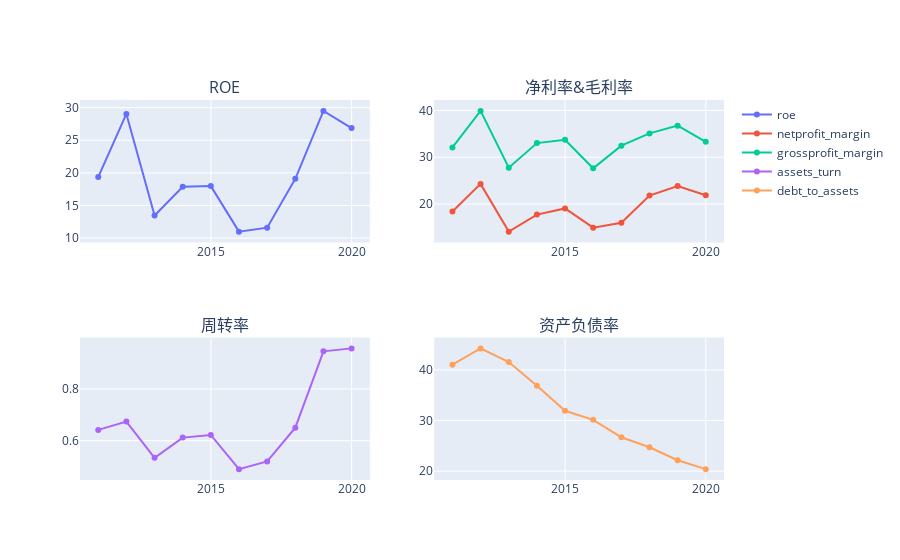

The notebook cell saved with this chart:
### Code cell
fig = make_subplots(2,2,
                   subplot_titles=['ROE','净利率&毛利率','周转率','资产负债率'])
fig.append_trace(go.Scatter(x=data_df.index, y=data_df.roe,name='roe'),1,1)

fig.append_trace(go.Scatter(x=data_df.index, y=data_df.netprofit_margin,name='netprofit_margin'),1,2)
fig.append_trace(go.Scatter(x=data_df.index, y=data_df.grossprofit_margin,name='grossprofit_margin', yaxis='y2'),1,2)

fig.append_trace(go.Scatter(x=data_df.index, y=data_df.assets_turn,name='assets_turn'),2,1)

fig.append_trace(go.Scatter(x=data_df.index, y=data_df.debt_to_assets,name='debt_to_assets'),2,2)
fig.show()

### Figure 1 — Plotly figure (JSON) as saved in the notebook; plotly's stock layout.template omitted (floating-point values rounded to 4 significant figures)
{"data": [{"name": "roe", "type": "scatter", "x": ["2010-12-31", "2011-12-31", "2012-12-31", "2013-12-31", "2014-12-31", "2015-12-31", "2016-12-31", "2017-12-31", "2018-12-31", "2019-12-31"], "xaxis": "x", "y": [19.36, 29.03, 13.46, 17.86, 17.97, 11.0, 11.6, 19.1, 29.51, 26.87], "yaxis": "y"}, {"name": "netprofit_margin", "type": "scatter", "x": ["2010-12-31", "2011-12-31", "2012-12-31", "2013-12-31", "2014-12-31", "2015-12-31", "2016-12-31", "2017-12-31", "2018-12-31", "2019-12-31"], "xaxis": "x2", "y": [18.41, 24.3, 14.12, 17.75, 19.07, 14.96, 16.0, 21.81, 23.86, 21.88], "yaxis": "y2"}, {"name": "grossprofit_margin", "type": "scatter", "x": ["2010-12-31", "2011-12-31", "2012-12-31", "2013-12-31", "2014-12-31", "2015-12-31", "2016-12-31", "2017-12-31", "2018-12-31", "2019-12-31"], "xaxis": "x2", "y": [32.08, 39.89, 27.76, 33.01, 33.73, 27.64, 32.47, 35.09, 36.74, 33.29], "yaxis": "y2"}, {"name": "assets_turn", "type": "scatter", "x": ["2010-12-31", "2011-12-31", "2012-12-31", "2013-12-31", "2014-12-31", "2015-12-31", "2016-12-31", "2017-12-31", "2018-12-31", "2019-12-31"], "xaxis": "x3", "y": [0.6417, 0.6738, 0.5336, 0.6119, 0.6221, 0.4901, 0.5196, 0.6502, 0.9452, 0.9566], "yaxis": "y3"}, {"name": "debt_to_assets", "type": "scatter", "x": ["2010-12-31", "2011-12-31", "2012-12-31", "2013-12-31", "2014-12-31", "2015-12-31", "2016-12-31", "2017-12-31", "2018-12-31", "2019-12-31"], "xaxis": "x4", "y": [41.02, 44.24, 41.53, 36.88, 31.92, 30.13, 26.68, 24.71, 22.15, 20.39], "yaxis": "y4"}], "layout": {"annotations": [{"font": {"size": 16}, "showarrow": false, "text": "ROE", "x": 0.225, "xanchor": "center", "xref": "paper", "y": 1, "yanchor": "bottom", "yref": "paper"}, {"font": {"size": 16}, "showarrow": false, "text": "净利率&毛利率", "x": 0.775, "xanchor": "center", "xref": "paper", "y": 1, "yanchor": "bottom", "yref": "paper"}, {"font": {"size": 16}, "showarrow": false, "text": "周转率", "x": 0.225, "xanchor": "center", "xref": "paper", "y": 0.375, "yanchor": "bottom", "yref": "paper"}, {"font": {"size": 16}, "showarrow": false, "text": "资产负债率", "x": 0.775, "xanchor": "center", "xref": "paper", "y": 0.375, "yanchor": "bottom", "yref": "paper"}], "xaxis": {"anchor": "y", "domain": [0, 0.45]}, "xaxis2": {"anchor": "y2", "domain": [0.55, 1]}, "xaxis3": {"anchor": "y3", "domain": [0, 0.45]}, "xaxis4": {"anchor": "y4", "domain": [0.55, 1]}, "yaxis": {"anchor": "x", "domain": [0.625, 1]}, "yaxis2": {"anchor": "x2", "domain": [0.625, 1]}, "yaxis3": {"anchor": "x3", "domain": [0, 0.375]}, "yaxis4": {"anchor": "x4", "domain": [0, 0.375]}}}
